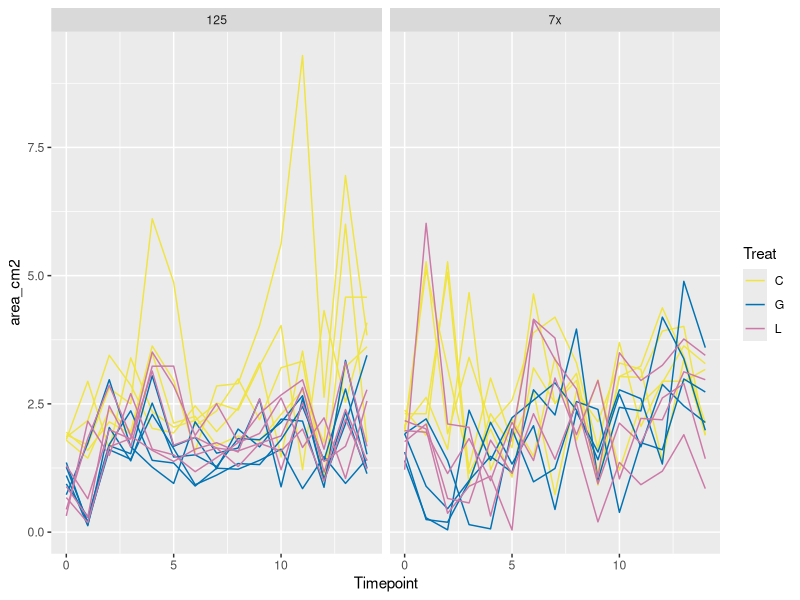
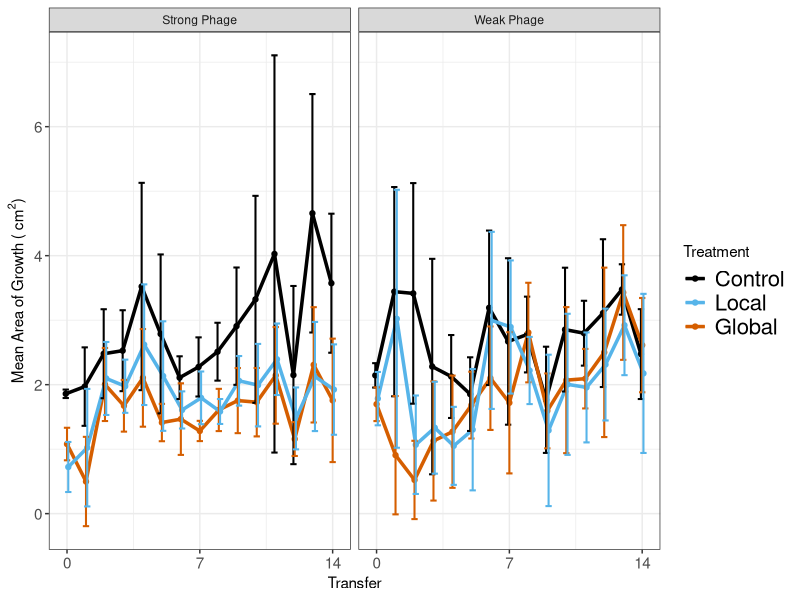
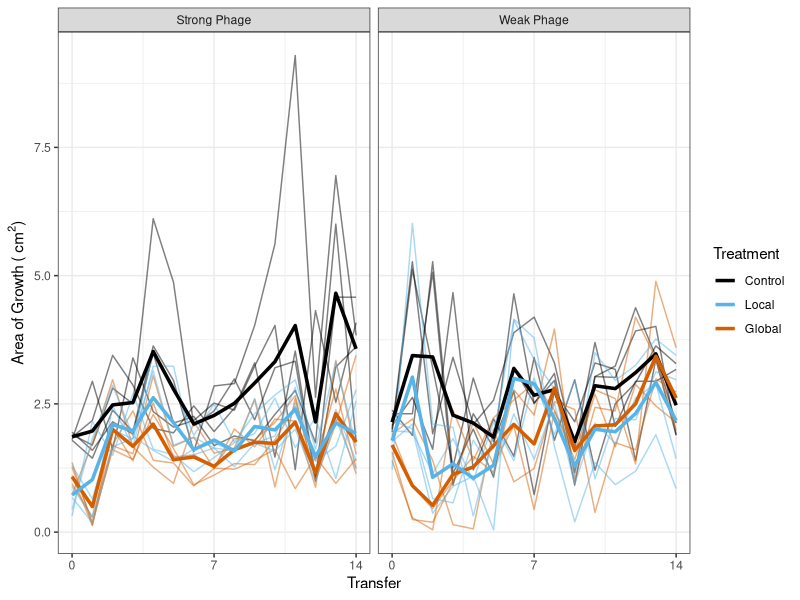
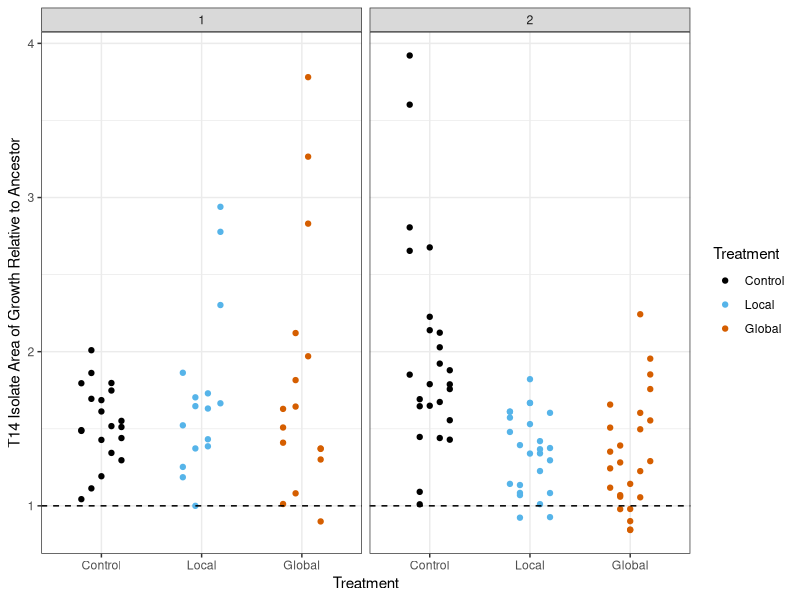
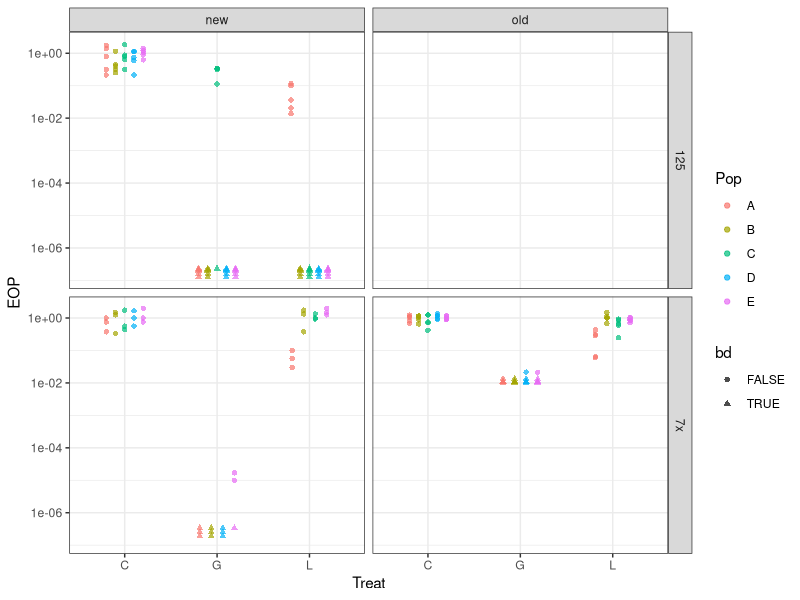
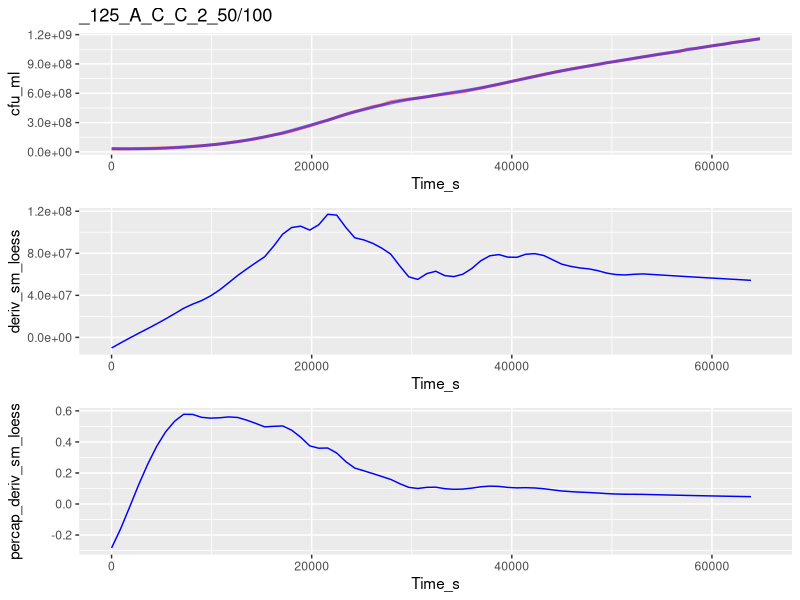
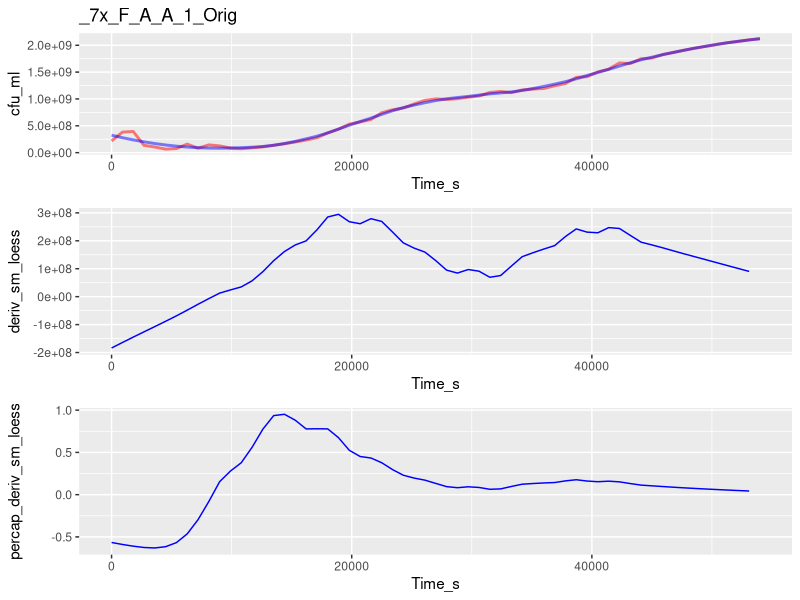
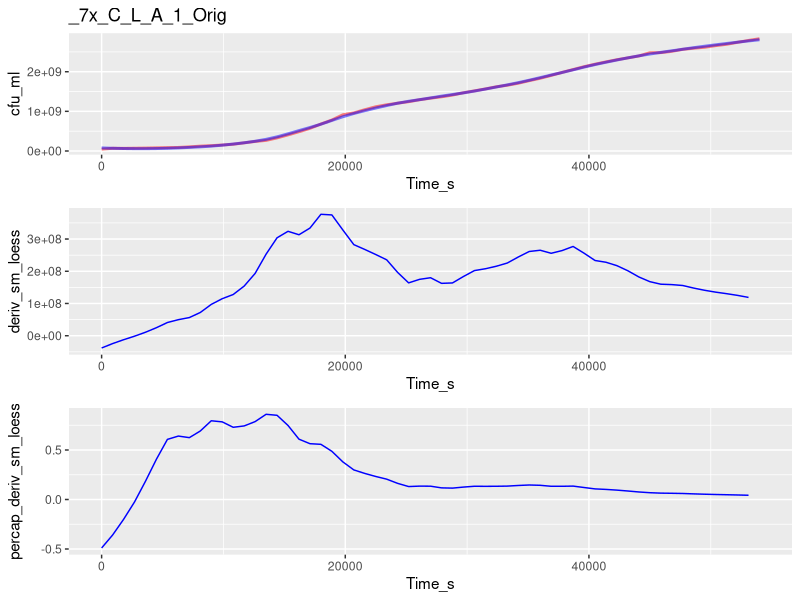

Here is the R script that generated these plots, in order: (Note: this script raises an error after producing the figures.)
##TODO: 
##      migration stats
##      growth curve analysis
##      growth curve stats
##      

library("ggplot2")
library("dplyr")
library("data.table")
library("MASS")

#Okabe and Ito 2008 colorblind-safe qualitative color scale
my_cols <- c("#E69F00", "#56B4E9", "#009E73", "#F0E442", "#0072B2",
             "#D55E00", "#CC79A7", "#000000")

#Need to split this into 2 scripts: one to take the messy data
# (e.g. isolate information in underscore formats, etc)
#and get it cleaned up, then output those clean data
#And another to take the clean data & analyze it
#Then put the messy data in one folder and the clean data in another folder
#Along with the separate scripts
#So when it's published, can just tell people to re-run the clean data script

#need to make Rep vs Pop consistent
#redo all analysis using dplyr
#redo analysis using vectorization
#include std curve for spec in this code (it may alread be there???)
#Do a scripted analysis of how much to smoothe gc data (not manually checking)
# #to be done later:
# #define function to get means of rates
# mean_rates <- function(sub_by_list, my_data)
# analyze additional plate scans
#change resistance to be by treat then by pop
#Change growth rate for ancestor to dotted line

##Experimental evolution migration ----
exper_evol_migr <- read.csv("./Clean_Data/Experimental_evolution_growth.csv")

#Drop points after T14
exper_evol_migr <- exper_evol_migr[exper_evol_migr$Timepoint <= 14, ]

#Calculate total area
exper_evol_migr$area_cm2 <- pi*exper_evol_migr$Width_cm/2*exper_evol_migr$Height_cm/2

#Make plot with all pops shown
ggplot(data = exper_evol_migr,
       aes(x = Timepoint, y = area_cm2, group = paste(Treat, Pop),
           color = Treat)) +
  geom_line() +
  scale_color_manual(values = my_cols[c(4, 5, 7)]) +
  facet_grid(~Proj)

#Summarize
exper_evol_migr <- group_by(exper_evol_migr, Proj, Treat, Timepoint)
exper_evol_summ <- summarize(exper_evol_migr,
                             area_mean = mean(area_cm2),
                             area_sd = sd(area_cm2),
                             area_n = n())

#Make plot of summarized data
my_facet_labels <- c("7x" = "Weak Phage", "125" = "Strong Phage")

ggplot(data = exper_evol_summ, aes(x = Timepoint, y = area_mean,
                                   color = Treat)) +
  geom_point(position = position_dodge(0.2)) + 
  geom_line(size = 1.2, position = position_dodge(0.2)) +
  theme_bw() +
  theme(axis.text.y = element_text(size = 11), axis.text.x = element_text(size = 11),
        legend.text = element_text(size = 16)) +
  facet_grid(~Proj, labeller = labeller(Proj = my_facet_labels)) +
  geom_errorbar(aes(ymax = area_mean+area_sd, ymin = area_mean-area_sd),
                width=1, size = .7, position=position_dodge(0.2)) +
  labs(x = "Transfer", 
       y = expression(paste("Mean Area of Growth ( ", cm^2, ")"))) + 
  scale_color_manual(name = "Treatment", breaks = c("C", "L", "G"),
                  labels = c("Control", "Local", "Global"),
                  values = my_cols[c(8, 2, 6)]) +
  scale_x_continuous(breaks = c(0, 7, 14)) +
  NULL

#Make plot with both summarized and non-summarized data
ggplot(data = exper_evol_migr,
               aes(x = Timepoint, y = area_cm2, group = paste(Treat, Pop),
                   color = Treat)) +
         geom_line(alpha = 0.5) +
         facet_grid(~Proj, labeller = labeller(Proj = my_facet_labels)) +
  theme_bw() +
  geom_line(data = exper_evol_summ,
            aes(x = Timepoint, y = area_mean, color = Treat,
                group = Treat),
            size = 1.2) +
  labs(x = "Transfer", 
       y = expression(paste("Area of Growth ( ", cm^2, ")"))) + 
  scale_color_manual(name = "Treatment", breaks = c("C", "L", "G"),
                     labels = c("Control", "Local", "Global"),
                     values = my_cols[c(8, 2, 6)]) +
  scale_x_continuous(breaks = c(0, 7, 14)) +
  NULL
    

##Isolate migration ----
isol_migration <- read.csv("./Clean_Data/Isolate_migration.csv")

#Calculate total area
isol_migration$area_cm2 <- pi*isol_migration$Width_cm/2*isol_migration$Height_cm/2

#Calculate total area relative to same-day ancestor
ancestors <- isol_migration[isol_migration$Isol == "Anc", ]
isol_migration$relative_area <-
  isol_migration$area_cm2/ancestors$area_cm2[
    match(as.Date(isol_migration$end_timestamp),
          as.Date(ancestors$end_timestamp))]

#Plot data
my_facet_labels <- c("7x" = "Weak Phage", 
                     "125" = "Strong Phage",
                     "C" = "Control", "G" = "Global", "L" = "Local",
                     "A" = "WT")

ggplot(isol_migration[isol_migration$Isol != "Anc", ], 
       aes(x = Treat, y = relative_area, color = Treat,
           group = Pop)) +
  geom_point(position = position_dodge(0.5)) +
  facet_grid(~Proj, labeller = labeller(Proj = my_facet_labels)) +
  theme_bw() + 
  labs(y = "T14 Isolate Area of Growth Relative to Ancestor",
       x = "Treatment") +
  geom_hline(yintercept = 1, lty = 2) +
  scale_x_discrete(limits = c("C", "L", "G"),
                   labels = c("Control", "Local", "Global")) +
  scale_color_manual(name = "Treatment", breaks = c("C", "L", "G"),
                     labels = c("Control", "Local", "Global"),
                     values = my_cols[c(8, 2, 6)]) +
  NULL

## Isolate resistance ----
resis_data <- read.csv("./Clean_Data/Isolate_resistance.csv",
                       stringsAsFactors = F)

#calculate EOP for ea isol
resis_data$EOP <- NA
resis_data$bd <- F
#First Handle below-detection points
my_rows <- which(resis_data$PFU == 0)
resis_data$pfu_ml[my_rows] <- 1*resis_data$dilution[my_rows]
resis_data$bd[my_rows] <- T
#Then calculate all EOPs
for (i in 1:nrow(resis_data)) {
  my_sub <- subset(resis_data, resis_data$Date == resis_data$Date[i])
  resis_data$EOP[i] <- resis_data$pfu_ml[i]/
    mean(my_sub[my_sub$Treat == "Anc",]$pfu_ml)
}

#Add flag for old vs new approach
resis_data$approach <- NA
resis_data$approach[1:70] <- "old"
resis_data$approach[71:nrow(resis_data)] <- "new"

ggplot(resis_data[resis_data$Treat != "Anc", ], 
       aes(x = Treat, y = EOP, color = Pop,
           shape = bd, group = Pop)) +
  facet_grid(Proj~approach) +
  geom_point(position = position_dodge(width = 0.5),
             alpha = 0.7) +
  scale_y_continuous(trans = "log10") +
  theme_bw()

# #For local viewing
# ggplot(resis_data[resis_data$Treat != "A", ], aes(x = Treat, y = 1-EOP)) +
#   scale_x_discrete(name = "Treatment") +
#   ylab("Resistance to Phage") +
#   facet_grid(Proj~Pop, labeller = labeller(Proj = my_facet_labels)) +
#   geom_dotplot(binaxis = "y", stackdir = "center", binwidth = 0.01, 
#                dotsize = 3) +
#   # geom_jitter(width = 0.2, height = 0, size = 2) +
#   theme_bw() + ggtitle("Population") +
#   theme(plot.title = element_text(size = 12, hjust = 0.5), 
#         axis.title = element_text(size = 12),
#         axis.text.x = element_text(color = "black", size = 12)) +
#   geom_hline(yintercept = 0, linetype = "dotted", size = 1.5)
# 
# #For poster
# png("resis_isols.png", width = 14, height = 9, units = "in", res = 300)
# ggplot(resis_data[resis_data$Treat != "A", ], aes(x = Treat, y = 1-EOP)) +
#   scale_x_discrete(name = "Treatment") +
#   ylab("Resistance to Phage") +
#   facet_grid(Proj~Pop, labeller = labeller(Proj = my_facet_labels)) +
#   geom_dotplot(binaxis = "y", stackdir = "center", binwidth = 0.02, 
#                dotsize = 2) +
#   theme_bw() + ggtitle("Population") +
#   theme(plot.title = element_text(size = 24, hjust = 0.5), 
#         axis.title = element_text(size = 24),
#         axis.text = element_text(color = "black", size = 20),
#         strip.text = element_text(size = 24)) +
#   geom_hline(yintercept = 0, linetype = "dotted", size = 1.5)
# dev.off()
# 
# #resistance vs growth
# gc_resis_data <- merge(resis_data, gc_mppti)
# gc_resis_mppt <- group_by(gc_resis_data, Media, Proj, Pop, Treat)
# gc_resis_mppt <- summarize(gc_resis_mppt, avg_eop = mean(EOP),
#                            avg_gr = mean(gr_max_avg))
# 
# #Make plot of all isolates
# ggplot(gc_resis_data, aes(x = 1-EOP, y = gr_max_avg)) +
#   geom_point() + 
#   facet_grid(Media~., labeller = labeller(Media = my_facet_labels)) +
#   geom_smooth(method = "lm") +
#   labs(x = "Resistance", y = "Per Capita Growth Rate (/hour)")
# 
# summary(lm(gr_max_avg~Media*EOP, data = gc_resis_data))
# 
# #Make plot of all pops
# #For local viewing
# ggplot(gc_resis_mppt, aes(x = 1-avg_eop, y = avg_gr)) +
#   geom_point(size = 2, aes(pch = Treat)) + 
#   scale_shape_manual(values = c(3, 15, 16, 17), name = "Treatment",
#                      breaks = c("A", "C", "G", "L"),
#                      labels = c("WT", "Control", "Global", "Local")) +
#   facet_grid(Media~Proj, labeller = labeller(Media = my_facet_labels,
#                                              Proj = my_facet_labels)) +
#   geom_smooth(method = "lm") +
#   labs(x = "Resistance", y = "Average Per Capita Growth Rate (/hour)") +
#   theme_bw()
# 
# #For poster
# png("resis_gc_tradeoff.png", width = 10, height = 7, units = "in",
#     res = 300)
# ggplot(gc_resis_mppt, aes(x = 1-avg_eop, y = avg_gr)) +
#   geom_point(size = 4, aes(pch = Treat)) + 
#   scale_shape_manual(values = c(3, 15, 16, 17), name = "Treatment",
#                      breaks = c("A", "C", "G", "L"),
#                      labels = c("WT", "Control", "Global", "Local")) +
#   facet_grid(Proj~Media, labeller = labeller(Media = my_facet_labels,
#                                              Proj = my_facet_labels)) +
#   geom_smooth(method = "lm", se = F) +
#   labs(x = "Resistance", y = "Average Maximum Per Capita Growth Rate (/hr)") +
#   theme_bw() +
#   theme(axis.text = element_text(size = 16),
#         strip.text = element_text(size = 20),
#         axis.title = element_text(size = 20),
#         legend.title = element_text(size = 20),
#         legend.text = element_text(size = 16))
# dev.off()
# 
# summary(lm(avg_gr~avg_eop*Media, data = gc_resis_mppt))
# 


##Isolate growth curves: read & find peaks ----

#Read data
gc_data <- read.csv("./Clean_Data/Isolate_growth_curves.csv",
                    header = T, stringsAsFactors = F)

#For ease of downstream analysis, for now we'll recode the media
# into simply "Original" and "Rich"
# Keeping in mind that for each project, "Orig" and "Rich" mean different
# medias
gc_data$Media[gc_data$Media == "50"] <- "Orig"
gc_data$Media[gc_data$Media == "100"] <- "Rich"
gc_data$Media[gc_data$Media == "25-50"] <- "Orig"
gc_data$Media[gc_data$Media == "50-100"] <- "Rich"

#Make unique well identifiers
gc_data$uniq_well <- paste(gc_data$Date,
                           gc_data$Proj,
                           gc_data$Pop,
                           gc_data$Treat,
                           gc_data$Isol,
                           gc_data$Rep_Well,
                           gc_data$Media,
                           sep = "_")

#reorder
gc_data <- gc_data[order(gc_data$uniq_well, gc_data$Time_s), ]

#Define function that calculates derivatives
calc_deriv <- function(density, percapita = FALSE,
                          subset_by = NULL, time = NULL,
                          time_normalize = NULL) {
  #Note! density values must be sorted sequentially into their unique sets already
  
  #Provided a vector of density values, this function returns (by default) the
  # difference between sequential values
  #if percapita = TRUE, the differences of density are divided by density
  #if subset_by is provided, it should be a vector (same length as density),
  # the unique values of which will separate calculations
  #if time_normalize is specified, time should be provided as a simple 
  # numeric (e.g. number of seconds) in some unit
  #Then the difference will be normalized for the time_normalize value
  #(e.g. if time is provided in seconds and the difference per hour is wanted,
  # time_normalize should = 3600)
  
  #Check inputs
  if (!is.numeric(time)) {
    stop("time is not numeric")
  }
  if (!is.null(time_normalize)) {
    if (!is.numeric(time_normalize)) {
      stop("time_normalize is not numeric")
    } else if (is.null(time)) {
      stop("time_normalize is specified, but time is not provided")
    }
  }
  
  #Calc derivative
  ans <- c(density[2:length(density)]-density[1:(length(density)-1)])
  #Percapita (if specified)
  if (percapita) {
    ans <- ans/density[1:(length(density)-1)]
  }
  #Time normalize (if specified)
  if (!is.null(time_normalize)) {
    ans <- ans/
      (c(time[2:length(time)]-time[1:(length(time)-1)])/time_normalize)
  }
  #Subset by (if specified)
  if (!is.null(subset_by)) {
    ans[subset_by[2:length(subset_by)] != subset_by[1:(length(subset_by)-1)]] <- NA
  }
  return(c(ans, NA))
}

#Smooth data
gc_data$sm_loess <- NA
for (my_well in unique(gc_data$uniq_well)) {
  my_rows <- which(gc_data$uniq_well == my_well)
  #Smooth with loess
  gc_data$sm_loess[my_rows] <- loess(cfu_ml ~ Time_s, span = 0.4,
                                             data = gc_data[my_rows, ])$fitted
}

#Calculate growth per hour from loess curve
gc_data$deriv_sm_loess <- calc_deriv(gc_data$sm_loess,
                                     subset_by = gc_data$uniq_well,
                                     time = gc_data$Time_s,
                                     time_normalize = 3600)

#Calculate per capita growth per hour from loess curve
gc_data$percap_deriv_sm_loess <- calc_deriv(gc_data$sm_loess,
                                            percapita = TRUE,
                                            subset_by = gc_data$uniq_well,
                                            time = gc_data$Time_s,
                                            time_normalize = 3600)
  

#Calculate per capita growth per hour from original curve
# (for visual comparison)
# gc_data$percap_deriv_cfu <- calc_deriv(gc_data$cfu_ml,
#                                        percapita = TRUE,
#                                        subset_by = gc_data$uniq_well,
#                                        time = gc_data$Time_s,
#                                        time_normalize = 3600)

#View samples of original & smoothed curves
# as well as derivatives (per cap & not) of both orig and smoothed curves
for (my_well in sample(unique(gc_data$uniq_well), 3)) {
  my_rows <- which(gc_data$uniq_well == my_well)
  
  print(cowplot::plot_grid(
    ggplot(data = gc_data[my_rows, ],
           aes(x = Time_s, y = cfu_ml)) +
      geom_line(color = "red", lwd = 1, alpha = 0.5) +
      geom_line(aes(x = Time_s, y = sm_loess),
                color = "blue", lwd = 1, alpha = 0.5) +
      ggtitle(gc_data[my_rows[1], "uniq_well"]) +
      #geom_hline(yintercept = 383404890) +
      NULL,
    ggplot(data = gc_data[my_rows, ],
           aes(x = Time_s, y = deriv_sm_loess)) +
      geom_line(color = "blue") +
      NULL,
    ggplot(data = gc_data[my_rows, ],
           aes(x = Time_s, y = percap_deriv_sm_loess)) +
      geom_line(color = "blue") +
      # geom_line(aes(x = Time_s, y = percap_deriv_cfu),
      #           color = "red") +
      NULL,
    ncol = 1, align = "v"))
}

find_local_extrema <- function(values, 
                               return_maxima = TRUE,
                               return_minima = TRUE,
                               width_limit = NULL,
                               height_limit = NULL,
                               remove_endpoints = TRUE,
                               na.rm = FALSE) {
  #Takes a vector of values and returns a vector of the indices
  # of all local value extrema (by default, returns both maxima and minima)
  # To only return maxima or minima, change return_maxima/return_minima to FALSE

  #width_limit and/or height_limit must be provided
  #Width is how wide the window will be to look for a maxima/minima
  # Narrower width will be more sensitive to narrow local maxima/minima
  # Wider width will be less sensitive to narrow local maxima/minima
  #Height is how high or low a single step is allowed to take
  # e.g. a maxima-finding function will not pass a valley deeper
  # than height_limit
  #Note that this also limits approaches to extrema, so if set too small
  # function may converge on non-peaks
  #If both width_limit and height_limit are provided, steps are limited
  # conservatively (a single step must meet both criteria)
  
  #This function is designed to be compatible with dplyr::group_by and summarize
  
  #Check inputs
  if (!return_maxima & !return_minima) {
    stop("Both return_maxima and return_minima are FALSE, at least one must be TRUE")
  }
  if (is.null(width_limit) & is.null(height_limit)) {
    stop("Either width_limit or height_limit must be provided")
  }
  if (!is.null(width_limit)) {
    if (width_limit%%2 == 0) {
      warning("width_limit must be odd, will use ", width_limit-1, " as width_limit")
      width_limit <- width_limit - 1
    }
  }
  if (is.null(width_limit) & !is.null(height_limit)) {
    warning("height_limit alone tends to be sensitive to height_limit parameter, use with caution")
  }
  if (na.rm == TRUE & sum(is.na(values)) > 0) {
    if (!all(is.na(values[(1+length(values)-sum(is.na(values))):length(values)]))) {
      warning("Removing NAs found within values vector, returned indices will refer to non-NA values")
      print(values)
    }
    values <- values[!is.na(values)]
  } else if(any(is.na(values))) {
    stop("Some provided values are NA and na.rm = FALSE")
  }
  
  #Define sub-function to find limits of the window
  get_window_limits <- function(cnt_pos,
                                width_limit = NULL,
                                height_limit = NULL,
                                looking_for = c("minima", "maxima"),
                                values = NULL) {
    #Check inputs
    if (length(looking_for) > 1) {stop("looking_for must be specified")}
    if (!is.null(height_limit) & is.null(values)) {
        stop("height_limit is specified, but no values are provided")
    }
    if (is.null(width_limit) & is.null(height_limit)) {
      stop("Either width_limit or height_limit must be provided")
    }
    
    #Define window limits
    window_start <- c(NA, NA)
    if (!is.null(width_limit)) { #using width limit
      window_start[1] <- max(c(1, cnt_pos-floor(width_limit/2)))
    }
    if (!is.null(height_limit)) { #using height limig
      #For startpoint height, we want the latest point that is
      #behind of our current point and
      #either:
      # below current height - height limit
      # or above current height + height limit
      #Then we move one place forward 
      # (so it's the last value w/in height limit)
        window_start[2] <- max(c(1,
                                 1+which(1:length(values) < cnt_pos &
                                         (values >= (values[cnt_pos] + height_limit) |
                                            values <= (values[cnt_pos] - height_limit)))))
        #Make sure we're going at least 1 point backwards
        if(window_start[2] >= cnt_pos) {window_start[2] <- cnt_pos-1}
    }
    window_end <- c(NA, NA)
    if (!is.null(width_limit)) { #using width limit
      window_end[1] <- min(c(length(values), cnt_pos+floor(width_limit/2)))
    }
    if (!is.null(height_limit)) { #using height limit
        #For endpoint height, we want the earliest point that is
        #forward of our current point and
        #either:
        # below current height - height limit
        # or above current height + height limit
        #Then we move one place back 
        # (so it's the last value w/in height limit)
        window_end[2] <- min(c(length(values),
                               -1+which(1:length(values) > cnt_pos & #not backwards
                                    (values <= (values[cnt_pos] - height_limit) |
                                      values >= (values[cnt_pos] + height_limit)))))
        #Make sure we're going at least one point forwards
        if (window_end[2] <= cnt_pos) {window_end[2] <- cnt_pos+1}
    }
    return(c(max(window_start, na.rm = T), min(window_end, na.rm = T)))
  }
  
  find_next_extrema <- function(cnt_pos, values,
                        width_limit = NULL,
                        height_limit = NULL,
                        looking_for = c("minima", "maxima")) {
    if (cnt_pos == length(values)) {best_pos <- cnt_pos-1
    } else {best_pos <- cnt_pos+1}
    
    #Save the starting position so we never go backwards
    start_pos <- cnt_pos
    
    ##Looking for next maxima
    if(looking_for == "maxima") {
      while (cnt_pos != best_pos) {
        #Move the previous best pointer to current pointer location
        best_pos <- cnt_pos
        #Get next window limits
        window_lims <- get_window_limits(cnt_pos = cnt_pos,
                                         width_limit = width_limit,
                                         height_limit = height_limit,
                                         looking_for = "maxima",
                                         values = values)
        #Make sure we're not going backwards
        window_lims <- c(max(start_pos, window_lims[1]),
                         max(start_pos, window_lims[2]))
        #Then move current pointer to highest point within window
        # (making sure not to check non-integer indices, or indices below 1 or
        #  higher than the length of the vector)
        cnt_pos <- window_lims[1]-1+which.max(values[window_lims[1]:window_lims[2]])
      }
    ##Looking for next minima
    } else if (looking_for == "minima") {
      while (cnt_pos != best_pos) {
        #Move the previous best pointer to current pointer location
        best_pos <- cnt_pos
        #Get next window limits
        window_lims <- get_window_limits(cnt_pos = cnt_pos,
                                         width_limit = width_limit,
                                         height_limit = height_limit,
                                         looking_for = "minima",
                                         values = values)
        #Make sure we're not going backwards
        window_lims <- c(max(start_pos, window_lims[1]),
                         max(start_pos, window_lims[2]))
        #Then move current pointer to lowest point within window
        # (making sure not to check non-integer indices, or indices below 1 or
        #  higher than the length of the vector)
        cnt_pos <- window_lims[1]-1+which.min(values[window_lims[1]:window_lims[2]])
      }
    }
    return(best_pos)
  }
  
  cnt_pos <- 1
  ##Find first maxima
  maxima_list <- c(find_next_extrema(cnt_pos, values,
                                     width_limit = width_limit,
                                     height_limit = height_limit,
                                     looking_for = "maxima"))
  ##Find first minima
  minima_list <- c(find_next_extrema(cnt_pos, values,
                                     width_limit = width_limit,
                                     height_limit = height_limit,
                                     looking_for = "minima"))
  
  ##Check for next extrema until...
  while (TRUE) {
    #we're finding repeats
    if (any(duplicated(c(minima_list, maxima_list)))) {break}
    #or we hit the end of the values
    if (length(values) %in% c(maxima_list, minima_list)) {
      break
    }
    #Since maxima & minima must alternate, always start with furthest one 
    # we've found so far
    cnt_pos <- max(c(minima_list, maxima_list))
    #we're looking for a maxima next
    if (cnt_pos %in% minima_list) {
      maxima_list <- c(maxima_list,
                       find_next_extrema(cnt_pos, values,
                                         width_limit = width_limit,
                                         height_limit = height_limit,
                                         looking_for = "maxima"))
      #we're looking for a minima next
    } else if (cnt_pos %in% maxima_list) {
      minima_list <- c(minima_list,
                       find_next_extrema(cnt_pos, values,
                                         width_limit = width_limit,
                                         height_limit = height_limit,
                                         looking_for = "minima"))
    }
  }
  
  #Combine maxima & minima values & remove duplicates
  output <- c()
  if (return_maxima) {output <- c(output, maxima_list)}
  if (return_minima) {output <- c(output, minima_list)}
  #If remove endpoints is true, remove first or last values from return
  if (remove_endpoints) {
    if (1 %in% output) {output <- output[-which(output == 1)]}
    if (length(values) %in% output) {
      output <- output[-which(output == length(values))]}
  }
  #Remove duplicates
  output <- unique(output)
  #Order
  output <- output[order(output)]
  
  return(output)
}

#Group data by unique wells
gc_data <- group_by(gc_data, Date, Proj, Pop, Treat, Isol, Rep_Well, Media,
                    uniq_well)

# at max percap growth rate, find:
#     per capita growth rate (r)
#     density
#     time since some low density (lag time)
# at first local minima of non-percap growth rate after max growth rate 
#   (pseudo carrying capacity)
#   at pseudo K, find:
#     density (carrying capacity)
#     time since max percap growth rate
#     time since low density

#Define the window widths (sensitivity) for local extrema search
first_min_time <- 7200
max_percap_time <- 21600
max_gr_rate_time <- 10800
pseudo_K_time <- 7200

#Summarize data
gc_summarized <- summarize(gc_data,
  #Find the first minima in total density
   first_min_index = find_local_extrema(sm_loess,
                                        return_maxima = FALSE,
                                        width_limit = (first_min_time/
                                                         (Time_s[2]-Time_s[1])) + 1,
                                        na.rm = T,
                                        remove_endpoints = FALSE)[1],
   first_min = sm_loess[first_min_index],
   first_min_time = Time_s[first_min_index],
  #find peaks in per capita growth rate
  # but for one well we need a different criteria (see end)
  max_percap_index = ifelse(all(uniq_well != "2017-E_7x_B_C_E_1_50"),
    #first find all peaks
   find_local_extrema(percap_deriv_sm_loess,
                                        return_minima = FALSE,
                                        width_limit = (max_percap_time/
                                                         (Time_s[2]-Time_s[1])) + 1,
                                        na.rm = T,
                                        remove_endpoints = F)[
     #But save/use the first one that follows the minimum density
     match(TRUE, find_local_extrema(percap_deriv_sm_loess,
                                    return_minima = FALSE,
                                    width_limit = (max_percap_time/
                                                     (Time_s[2]-Time_s[1])) + 1,
                                    na.rm = T,
                                    remove_endpoints = F) >= first_min_index)],
   #if we're in that one well, use the second peak
  find_local_extrema(percap_deriv_sm_loess,
                                        return_minima = FALSE,
                                        width_limit = (max_percap_time/
                                                         (Time_s[2]-Time_s[1])) + 1,
                                        na.rm = T,
                                        remove_endpoints = F)[2]),
  max_percap_gr_rate = percap_deriv_sm_loess[max_percap_index],
  max_percap_gr_time = Time_s[max_percap_index],
  max_percap_gr_dens = sm_loess[max_percap_index],
  max_percap_gr_timesincemin = max_percap_gr_time - first_min_time,
  #find the first peak in total growth rate (slope of total density)
  max_grow_rate_index = find_local_extrema(deriv_sm_loess,
                                           return_minima = FALSE,
                                           width_limit = (max_gr_rate_time/
                                                            (Time_s[2]-Time_s[1])) + 1,
                                           na.rm = T,
                                           remove_endpoints = F)[1],
  #find the local minimas in total grow rate (slope of total density)
  # (which is the point when the diauxic shift occurs
  # but for one well we need a different criteria (see end)
  pseudo_K_index = ifelse(all(uniq_well != "2017-E_7x_B_C_E_1_50"),
    find_local_extrema(deriv_sm_loess,
                                      return_maxima = FALSE,
                                      width_limit = (pseudo_K_time/
                                                       (Time_s[2]-Time_s[1])) + 1,
                                      na.rm = T,
                       remove_endpoints = F)[
      #use the first one that follows the first peak in total gr rate
      # (note endpoints will be included, so when no local minima exists
      # the endpoint will simply be used
    match(TRUE, find_local_extrema(deriv_sm_loess,
                                      return_maxima = FALSE,
                                      width_limit = (pseudo_K_time/
                                                       (Time_s[2]-Time_s[1])) + 1,
                                      na.rm = T,
                                   remove_endpoints = F) > max_grow_rate_index)],
    #if we're in that one well, use the third minima
    find_local_extrema(deriv_sm_loess,
                       return_maxima = FALSE,
                       width_limit = (pseudo_K_time/
                                        (Time_s[2]-Time_s[1])) + 1,
                       na.rm = T,
                       remove_endpoints = F)[3]),
  pseudo_K = sm_loess[pseudo_K_index],
  pseudo_K_time = Time_s[pseudo_K_index],
  pseudo_K_deriv = deriv_sm_loess[pseudo_K_index],
  pseudo_K_timesincemin = pseudo_K_time - first_min_time,
  pseudo_K_timesince_maxpercap = pseudo_K_time - max_percap_gr_time
)

#Change to data frame for cleanliness
gc_summarized <- as.data.frame(gc_summarized)

#Make output plots for problematic wells
if (F) {
  wells_check <- c("2017-B_7x_C_L_B_1_50", #isn't working
                   "2017-A_7x_Anc_Anc_Anc_1_50",
                   "2017-A_7x_B_L_A_1_100",
                   "2017-B_7x_C_L_B_1_50",
                   "2017-C_7x_B_C_C_1_100",
                   "2017-C_7x_B_C_C_2_100",
                   "2017-C_7x_C_C_C_1_50",
                   "2017-C_7x_C_L_C_2_100",
                   "2017-C_7x_D_G_C_1_50",
                   "2017-C_7x_D_G_C_1_100",
                   "2017-C_7x_D_G_C_2_50",
                   "2017-C_7x_D_G_C_2_100",
                   "2017-C_7x_E_G_C_1_100",
                   "2017-C_7x_E_G_C_2_100",
                   "2017-E_7x_B_C_E_1_50",
                   "2017-E_7x_C_C_E_1_100",
                   "2017-E_7x_C_C_E_2_100",
                   "2019-09-10_125_B_C_A_1_25-50",
                   "2019-09-10_125_B_C_A_2_25-50",
                   "2019-09-10_125_B_G_A_1_25-50",
                   "2019-09-12_125_B_C_D_1_25-50",
                   "2019-09-12_125_B_C_D_2_25-50",
                   "2019-09-12_125_B_G_D_1_25-50",
                   "2019-09-12_125_D_L_D_1_50-100",
                   "2019-09-12_125_D_L_D_2_50-100",
                   "2019-09-13_125_B_C_E_1_50-100",
                   "2019-09-13_125_B_C_E_2_25-50",
                   "2019-09-13_125_C_C_E_1_50-100",
                   "2019-09-13_125_D_L_E_1_50-100"
  )
  for (my_well in wells_check) {
    tiff(filename = paste("./Challenging_growth_curve_plots/", my_well, ".tiff", sep = ""),
         width = 5, height = 10, units = "in", res = 300)
    my_rows <- which(gc_data$uniq_well == my_well)
    print(cowplot::plot_grid(
      ggplot(data = gc_data[my_rows, ],
             aes(x = Time_s, y = cfu_ml)) +
        geom_line(color = "red", lwd = 1, alpha = 0.5) +
        geom_line(aes(x = Time_s, y = sm_loess),
                  color = "blue", lwd = 1, alpha = 0.5) +
        ggtitle(gc_data[my_rows[1], "uniq_well"]) +
        #Add point for first minima
        geom_point(data = gc_summarized[gc_summarized$uniq_well == my_well, ],
                   aes(x = first_min_time, y = first_min),
                   color = "green", size = 3) +
        NULL,
      ggplot(data = gc_data[my_rows, ],
             aes(x = Time_s, y = deriv_sm_loess)) +
        geom_line(color = "blue") +
        #Add point for pseudo K
        geom_point(data = gc_summarized[gc_summarized$uniq_well == my_well, ],
                   aes(x = pseudo_K_time, y = pseudo_K_deriv),
                   color = "green", size = 3) +
        #Add point for pseudo K2
        # geom_point(data = gc_summarized[gc_summarized$uniq_well == my_well, ],
        #            aes(x = pseudo_K_time2, y = pseudo_K_deriv2),
        #            color = "dark green", size = 2) +
        NULL,
      ggplot(data = gc_data[my_rows, ],
             aes(x = Time_s, y = percap_deriv_sm_loess)) +
        geom_line(color = "blue") +
        #Add point for max growth rate
        geom_point(data = gc_summarized[gc_summarized$uniq_well == my_well, ],
                   aes(x = max_percap_gr_time, y = max_percap_gr_rate),
                   color = "green", size = 3) +
        NULL,
      ncol = 1, align = "v"))
    dev.off()
  }
}

#Make output plots for all wells
if (FALSE) {
  for (my_well in unique(gc_data$uniq_well)) {
    tiff(filename = paste("./Growth_curve_plots/", my_well, ".tiff", sep = ""),
         width = 5, height = 10, units = "in", res = 300)
    my_rows <- which(gc_data$uniq_well == my_well)
    print(cowplot::plot_grid(
      ggplot(data = gc_data[my_rows, ],
             aes(x = Time_s, y = cfu_ml)) +
        geom_line(color = "red", lwd = 1, alpha = 0.5) +
        geom_line(aes(x = Time_s, y = sm_loess),
                  color = "blue", lwd = 1, alpha = 0.5) +
        ggtitle(gc_data[my_rows[1], "uniq_well"]) +
        #Add point for first minima
        geom_point(data = gc_summarized[gc_summarized$uniq_well == my_well, ],
                   aes(x = first_min_time, y = first_min),
                   color = "green", size = 3) +
        NULL,
      ggplot(data = gc_data[my_rows, ],
             aes(x = Time_s, y = deriv_sm_loess)) +
        geom_line(color = "blue") +
        #Add point for pseudo K
        geom_point(data = gc_summarized[gc_summarized$uniq_well == my_well, ],
                   aes(x = pseudo_K_time, y = pseudo_K_deriv),
                   color = "green", size = 3) +
        NULL,
      ggplot(data = gc_data[my_rows, ],
             aes(x = Time_s, y = percap_deriv_sm_loess)) +
        geom_line(color = "blue") +
        #Add point for max growth rate
        geom_point(data = gc_summarized[gc_summarized$uniq_well == my_well, ],
                   aes(x = max_percap_gr_time, y = max_percap_gr_rate),
                   color = "green", size = 3) +
        NULL,
      ncol = 1, align = "v"))
    dev.off()
  }
}

#Isolate growth curves: summarize & reorganize, view variable data & distributions ----

#Summarize replicate wells
gc_summarized <- group_by(gc_summarized, Date, Proj, Pop, Treat,
                          Isol, Media)
gc_sum_isols <- summarize_at(gc_summarized,
                            .funs = c(avg = mean, sd = sd),
                            .vars = c(
                              "first_min",
                              "max_percap_gr_rate",
                              "max_percap_gr_dens",
                              "max_percap_gr_timesincemin",
                              "pseudo_K",
                              "pseudo_K_timesincemin"))
gc_sum_isols <- as.data.frame(gc_sum_isols)

#Take a look at the standard deviations between replicate wells
# Just raw sd vals (w/ red line for mean avg value)
if (F) {
  for (var in c("first_min_", "first_min_time_", 
                "max_percap_gr_rate_", "max_percap_gr_time_", 
                "max_percap_gr_dens_", 
                "max_percap_gr_timesincemin_",
                "pseudo_K_", "pseudo_K_time_", 
                "pseudo_K_timesincemin_", 
                "pseudo_K_timesince_maxpercap_")) {
    my_sd <- gc_sum_isols[, paste(var, "sd", sep = "")]
    my_avg <- mean(gc_sum_isols[, paste(var, "avg", sep = "")])
    hist(my_sd, main = var, 
         xlim = c(min(my_sd, my_avg, na.rm = T), max(my_sd, my_avg, na.rm = T)))
    abline(v = my_avg, col = "red", lwd = 2)
  }
}
# Sd vals divided by matching avg value (so 1 is the reference)
if (F) {
  for (var in c("first_min_", "first_min_time_", 
                "max_percap_gr_rate_", "max_percap_gr_time_", 
                "max_percap_gr_dens_", 
                "max_percap_gr_timesincemin_",
                "pseudo_K_", "pseudo_K_time_", 
                "pseudo_K_timesincemin_", 
                "pseudo_K_timesince_maxpercap_")) {
    my_sd <- gc_sum_isols[, paste(var, "sd", sep = "")]
    my_avg <- gc_sum_isols[, paste(var, "avg", sep = "")]
    hist(my_sd/my_avg, main = var, xlim = c(0, max(my_sd/my_avg, 1, na.rm = T)))
    abline(v = 1, col = "red", lwd = 2)
  }
}

#Generally, sd's between reps are small relative to the values themselves

#View all the isols by variable
if (F) {
  for (var_root in c("first_min_", 
                     "first_min_time_", 
                     "max_percap_gr_rate_", 
                     "max_percap_gr_time_", 
                     "max_percap_gr_dens_", 
                     "max_percap_gr_timesincemin_",
                     "pseudo_K_", 
                     "pseudo_K_time_", 
                     "pseudo_K_timesincemin_", 
                     "pseudo_K_timesince_maxpercap_")) {
    var <- paste(var_root, "avg", sep = "")
    var_sd <- paste(var_root, "sd", sep = "")
    print(ggplot(data = gc_sum_isols,
                 aes(x = Treat, y = get(var), group = Pop)) +
            geom_point(position = position_dodge(0.6)) +
            facet_grid(Proj ~ Media, scales = "free_y") +
            ggtitle(var) +
            geom_errorbar(aes(x = Treat, ymin = get(var)-get(var_sd),
                          ymax = get(var)+get(var_sd)),
                          position = position_dodge(0.6),
                          width = 0.2)
    )
  }
}

#First min - no pattern
#First min time - 125 Ctrl is lower, 7x G is lower in Orig
#percap rate - 125 Ctrl is lower in both media
#percap dens - 125 ctrl in Rich is lower
#percap timesincemin - 125 Treats are higher than Anc in Orig
#pseudo k - no pattern
#pseodu k timesincemin - 125 ctrl is highest
#pseudo k timesincemax - 125 ctrl is higher in Rich

#Note however how some curves have super high sds between
# rep wells

# which.max(gc_sum_isols$first_min_sd)
# which.max(gc_sum_isols$max_percap_gr_rate_sd)
# which.max(gc_sum_isols$pseudo_K_sd)

#After checking out the above cases (and having already
# manually inspected all the curves)
# I'm satisfied that the rare cases where repwells disagree
# strongly are either cases where no algorithm could
# assign differently because of the shape of the curves
# or where the data itself is strangely different
# between the wells

#Summarize isols into pops
gc_sum_isols <- group_by(gc_sum_isols,
                         Proj, Pop, Treat, Media)
gc_sum_pops <- summarize_at(gc_sum_isols,
                              .funs = c(avg = mean, sd = sd),
                            .vars = c(
                              "first_min_avg",
                              "max_percap_gr_rate_avg",
                              "max_percap_gr_dens_avg",
                              "max_percap_gr_timesincemin_avg",
                              "pseudo_K_avg",
                            "pseudo_K_timesincemin_avg"))
gc_sum_pops <- as.data.frame(gc_sum_pops)

#View population-summarized data
if (F) {
  for (var_root in c("first_min_avg", 
                     # "first_min_time_avg", 
                     "max_percap_gr_rate_avg", 
                     # "max_percap_gr_time_avg", 
                     "max_percap_gr_dens_avg", 
                     "max_percap_gr_timesincemin_avg",
                     "pseudo_K_avg", 
                     # "pseudo_K_time_avg", 
                     "pseudo_K_timesincemin_avg" 
                     # "pseudo_K_timesince_maxpercap_avg"
  )) {
    var <- paste(var_root, "_avg", sep = "")
    var_sd <- paste(var_root, "_sd", sep = "")
    print(ggplot(data = gc_sum_pops,
                 aes(x = Treat, y = get(var), group = Pop)) +
            geom_point(position = position_dodge(0.3)) +
            facet_grid(Proj ~ Media, scales = "free_y") +
            ggtitle(var) +
            geom_errorbar(aes(x = Treat, ymin = get(var)-get(var_sd),
                              ymax = get(var)+get(var_sd)),
                          position = position_dodge(0.3),
                          width = 0.2))
  }
}

#Cast measurements in different medias
# into different columns
gc_sum_pops <- as.data.table(gc_sum_pops)
gc_sum_pops_wide <- data.table::dcast(gc_sum_pops,
                           Proj+Pop+Treat ~ Media,
                           value.var = c("first_min_avg_avg", 
                                         "max_percap_gr_rate_avg_avg", 
                                         "max_percap_gr_dens_avg_avg", 
                                         "max_percap_gr_timesincemin_avg_avg", 
                                         "pseudo_K_avg_avg", 
                                         "pseudo_K_timesincemin_avg_avg"))
gc_sum_pops_wide <- as.data.frame(gc_sum_pops_wide)

##Isolate growth curves: Check for normality ----

#Check for univariate normality
if (F) {
  for (var_root in c("first_min_avg_avg_", 
                     "max_percap_gr_rate_avg_avg_",
                     "max_percap_gr_dens_avg_avg_",
                     "max_percap_gr_timesincemin_avg_avg_",
                     "pseudo_K_avg_avg_",
                     "pseudo_K_timesincemin_avg_avg_"
  )) {
    for (media in c("Orig", "Rich")) {
      for (proj in unique(gc_sum_pops_wide$Proj)) {
        var <- paste(var_root, media, sep = "")
        # hist(as.numeric(gc_sum_pops_wide[gc_sum_pops_wide$Proj == proj, var]), 
        #      main = paste(proj, var))
        qqnorm(as.numeric(gc_sum_pops_wide[gc_sum_pops_wide$Proj == proj, var]), 
               main = paste(proj, var))
        qqline(as.numeric(gc_sum_pops_wide[gc_sum_pops_wide$Proj == proj, var]))
      }
    }
  }
}

#Define function to make chi-square quantile plots 
# to test for multivariate normality of data or residuals
# (credit to Jonathan Reuning-Scherer)
CSQPlot<-function(vars,label="Chi-Square Quantile Plot"){
  #usually, vars is xxx$residuals or data from one group and label is for plot
  x<-cov(scale(vars),use="pairwise.complete.obs")
  squares<-sort(diag(as.matrix(scale(vars))%*%solve(x)%*%as.matrix(t(scale(vars)))))
  quantiles<-quantile(squares)
  hspr<-quantiles[4]-quantiles[2]
  cumprob<-c(1:length(vars[,1]))/length(vars[,1])-1/(2*length(vars[,1]))
  degf<-dim(x)[1]
  quants<-qchisq(cumprob,df=degf)
  gval<-(quants**(-1+degf/2))/(exp(quants/2)*gamma(degf/2)*(sqrt(2)**degf))
  scale<-hspr / (qchisq(.75,degf)-qchisq(.25,degf))
  se<-(scale/gval)*sqrt(cumprob*(1-cumprob)/length(squares))
  lower<-quants-2*se
  upper<-quants+2*se
  
  plot(quants,squares,col='red',pch=19,cex=1.2,xlab="Chi-Square Quantiles",
       ylab=label,main=paste("Chi-Square Quantiles for",label),ylim=range(upper,lower, squares) , xlim=range(c(0,quants)))
  lines(c(0,100),c(0,100),col=1)
  lines(quants,upper,col="blue",lty=2,lwd=2)
  lines(quants,lower,col="blue",lty=2,lwd=2)
  legend(0,range(upper,lower)[2]*.9,c("Data","95% Conf Limits"),lty=c(0,2),col=c("red","blue"),lwd=c(2,2),
         pch=c(19,NA))
}

for (proj in unique(gc_sum_pops_wide$Proj)) {
    CSQPlot(gc_sum_pops_wide[gc_sum_pops_wide$Proj == proj, 
                             4:15],
            label = proj)
}

#Note that 125 is nearly multivariate normal
# while 7x is so far from multivariate normal no transformations
# will save it
#Luckily, discriminant analysis is not strongly dependent on
# multivariate normality, as long as we're not planning on using
# it to classify future observations
#But we'll have to use non-parametric methods for
# MANOVA


##Isolate growth curves: Discriminant Analysis ----

#Split out data into two separate projects
gc_sum_pops_wide_7x <- gc_sum_pops_wide[gc_sum_pops_wide$Proj == "7x", ]
gc_sum_pops_wide_125 <- gc_sum_pops_wide[gc_sum_pops_wide$Proj == "125", ]

#Run linear discriminant analysis
cols_to_use <- 6:15
gc_lda_7x <- lda(x = scale(gc_sum_pops_wide_7x[, cols_to_use]),
              grouping = gc_sum_pops_wide_7x$Treat)
gc_lda_125 <- lda(x = scale(gc_sum_pops_wide_125[, cols_to_use]),
                 grouping = gc_sum_pops_wide_125$Treat)

#Add discriminant function scores to gc_sum_pops_wide
# (by matrix multiplying the variables with the scaling matrix provided by lda)
gc_sum_pops_wide_7x <- cbind(gc_sum_pops_wide_7x,
                             scale(gc_sum_pops_wide_7x[, cols_to_use])%*%
                               gc_lda_7x$scaling)
gc_sum_pops_wide_125 <- cbind(gc_sum_pops_wide_125,
                              scale(gc_sum_pops_wide_125[, cols_to_use])%*%
                                gc_lda_125$scaling)

#Plot
ggplot(data = gc_sum_pops_wide_7x,
       aes(x = LD1, y = LD2, color = Treat)) +
  geom_point() +
  ggtitle("7x") +
  theme_bw()
ggplot(data = gc_sum_pops_wide_125,
       aes(x = LD1, y = LD2, color = Treat)) +
  geom_point()  +
  ggtitle("125") +
  theme_bw()

#View loadings
gc_lda_7x
gc_lda_125

#7x
# percap rate Orig - left, down
# percap dens Rich - left, down
# percap time Rich - Right
# pseudo K time Orig - Left
# Global evolved higher percap rate and pseudo K time in Orig
# Control evolved lower percap rate & pseudo K time in Orig
# Local evolved lowest percap rate and pseudo K time in Orig
#125
# 

##Isolate growth curves: MANOVA
